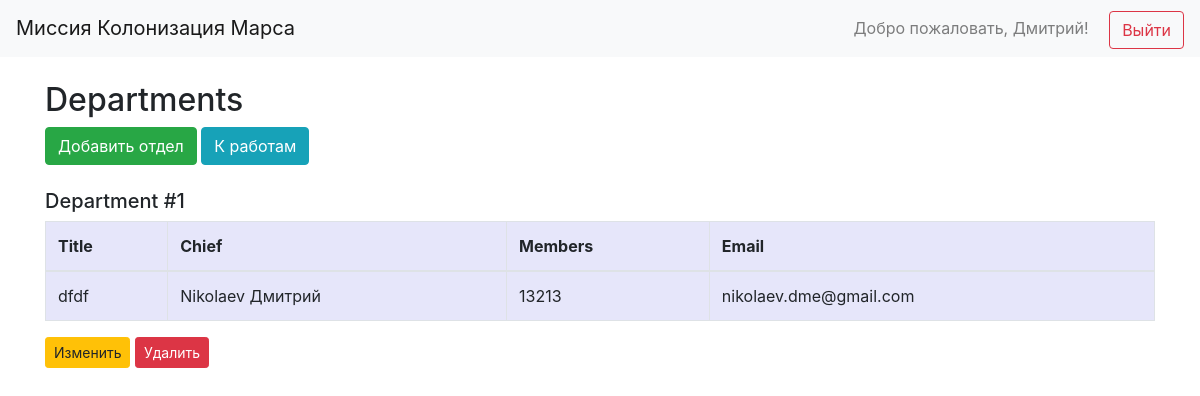
The page /departments (signed in) on the database its author committed.
### data/users.py (models this page shows, shortened)
class User(SqlAlchemyBase, UserMixin):
    __tablename__ = 'users'
    id = sqlalchemy.Column(sqlalchemy.Integer, primary_key=True, autoincrement=True)
    email = sqlalchemy.Column(sqlalchemy.String, index=True, unique=True, nullable=True)
    hashed_password = sqlalchemy.Column(sqlalchemy.String, nullable=True)
    created_date = sqlalchemy.Column(sqlalchemy.DateTime, default=datetime.datetime.now)
    name = sqlalchemy.Column(sqlalchemy.String, nullable=True)
    surname = sqlalchemy.Column(sqlalchemy.String, nullable=True)
    age = sqlalchemy.Column(sqlalchemy.Integer, nullable=True)
    position = sqlalchemy.Column(sqlalchemy.String, nullable=True)
    speciality = sqlalchemy.Column(sqlalchemy.String, nullable=True)
    address = sqlalchemy.Column(sqlalchemy.String, nullable=True)
    about = sqlalchemy.Column(sqlalchemy.String, nullable=True)

### data/departments.py (models this page shows)
class Department(SqlAlchemyBase):
    __tablename__ = 'departments'
    id = sqlalchemy.Column(sqlalchemy.Integer, primary_key=True, autoincrement=True)
    title = sqlalchemy.Column(sqlalchemy.String, nullable=False)
    chief = sqlalchemy.Column(sqlalchemy.Integer, sqlalchemy.ForeignKey("users.id"))
    members = sqlalchemy.Column(sqlalchemy.String, nullable=True)
    email = sqlalchemy.Column(sqlalchemy.String, nullable=False)
    user = orm.relationship("User", backref="led_departments")

### main.py (the view)
@app.route("/departments")
def departments():
    with db_session.create_session() as session:
        departments = session.query(Department).all()
        return render_template("departments.html", departments=departments)

### data/db_session.py (called while the page is built)
def create_session() -> Session:
    global __factory
    return __factory()

### main.py (called while the page is built)
@login_manager.user_loader
def load_user(user_id):
    with db_session.create_session() as session:
        return session.get(User, int(user_id))

### templates/departments.html
{% extends "base.html" %}
{% block content %}
  {% if current_user.is_authenticated %}
    <h2>Departments</h2>
    <div class="mb-4">
      <a href="/departments/add" class="btn btn-success">Добавить отдел</a>
      <a href="/" class="btn btn-info">К работам</a>
    </div>
    {% for dept in departments %}
      <h5 class="mt-4">Department #{{ dept.id }}</h5>
      <table class="table table-bordered" style="background-color: lavender;">
        <thead>
          <tr>
            <th>Title</th>
            <th>Chief</th>
            <th>Members</th>
            <th>Email</th>
          </tr>
        </thead>
        <tbody>
          <tr>
            <td>{{ dept.title }}</td>
            <td>{{ dept.user.surname }} {{ dept.user.name }}</td>
            <td>{{ dept.members }}</td>
            <td>{{ dept.email }}</td>
          </tr>
        </tbody>
      </table>
      {% if current_user.id == dept.chief or current_user.id == 1 %}
        <div class="mb-4">
          <a href="/departments/{{ dept.id }}" class="btn btn-warning btn-sm">Изменить</a>
          <form action="/departments/{{ dept.id }}/delete" method="post" style="display:inline;">
            <button type="submit" class="btn btn-danger btn-sm">Удалить</button>
          </form>
        </div>
      {% endif %}
    {% endfor %}
  {% else %}
    <h2 class="text-center">Войдите, чтобы увидеть список отделов</h2>
  {% endif %}
{% endblock %}

### templates/base.html (shortened to what this page needs)
<!doctype html>
<html lang="ru">
<head>
  <link rel="stylesheet"
        href="https://stackpath.bootstrapcdn.com/bootstrap/4.4.1/css/bootstrap.min.css"
>
</head>
<body class="d-flex flex-column h-100">
  <header>
    <nav class="navbar navbar-light bg-light justify-content-between">
      <a class="navbar-brand" href="/">Миссия Колонизация Марса</a>
      <div>
        {% if current_user.is_authenticated %}
          <span class="navbar-text mr-3">
            Добро пожаловать, {{ current_user.name }}!
          </span>
          <a class="btn btn-outline-danger" href="/logout">Выйти</a>
        {% else %}
          <a class="btn btn-outline-primary mr-2" href="/login">Войти</a>
          <a class="btn btn-outline-success" href="/register">Регистрация</a>
        {% endif %}
      </div>
    </nav>
  </header>
  <main role="main" class="container my-4">
    {% block content %}{% endblock %}
  </main>
</body>
</html>

### rows shown on the page
User: name "Дмитрий"
Department: id "1", title "dfdf", user.surname "Nikolaev", user.name "Дмитрий", members "13213", email "nikolaev.dme@gmail.com"
